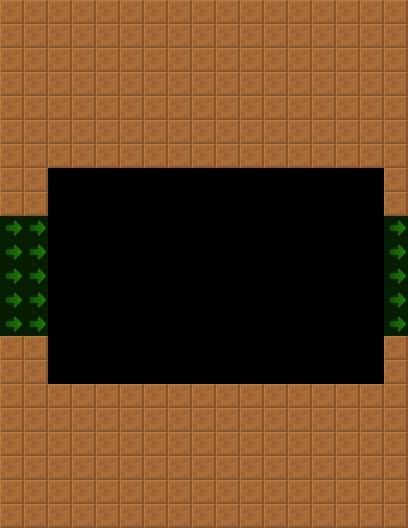

This is a level from a 2D game, rendered from its Tiled map with the project's own tilesets. A one-line summary and the map file follow, with tile-layer data summarised:
An orthogonal 17x22 tile map with 24x24 px tiles, 2 tile layers (col, lnk), 2 tilesets and 5 objects (3x Examinable, DisableDecorator, Npc).

<map version="1.4" tiledversion="1.4.2" orientation="orthogonal" renderorder="right-down" width="17" height="22" tilewidth="24" tileheight="24" infinite="0" nextlayerid="4" nextobjectid="8">
 <tileset firstgid="6" source="../../lnk.tsx" />
 <tileset firstgid="1" source="../../col.tsx" />
 <layer id="1" name="col" width="17" height="22">
  <data>[374 cells, 233 non-empty, 1 distinct tile ids]</data>
 </layer>
 <layer id="2" name="lnk" width="17" height="22" opacity="0.5">
  <data>[374 cells, 15 non-empty, 1 distinct tile ids]</data>
 </layer>
 <objectgroup id="3" name="markers" opacity="0.5">
  <object id="1" name="DisableDecorator" type="DisableDecorator" x="72" y="264" width="216" height="120">
   <properties>
    <property name="yr" value="0" />
    <property name="xr" value="0" />
   </properties>
  </object>
  <object id="2" name="Examinable" type="Examinable" x="288" y="336" width="24" height="24">
   <properties>
    <property name="yr" value="0" />
    <property name="xr" value="0" />
    <property name="customId" value="tool" />
   </properties>
  </object>
  <object id="3" name="Examinable" type="Examinable" x="336" y="360" width="24" height="24">
   <properties>
    <property name="yr" value="0" />
    <property name="xr" value="0" />
    <property name="customId" value="pile" />
   </properties>
  </object>
  <object id="4" name="Npc" type="Npc" x="168" y="360" width="24" height="24">
   <properties>
    <property name="yr" value="0" />
    <property name="xr" value="0" />
    <property name="customId" value="smallBlacksmith" />
   </properties>
  </object>
  <object id="5" name="Examinable" type="Examinable" x="48" y="360" width="24" height="24">
   <properties>
    <property name="yr" value="0" />
    <property name="xr" value="0" />
    <property name="customId" value="junk" />
   </properties>
  </object>
 </objectgroup>
</map>
